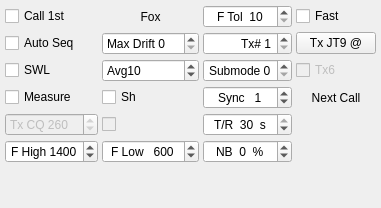
                     <widget class="QWidget" name="tab_9">
                      <attribute name="title">
                       <string>3</string>
                      </attribute>
                      <layout class="QGridLayout" name="gridLayout_7">
                       <property name="leftMargin">
                        <number>5</number>
                       </property>
                       <property name="topMargin">
                        <number>5</number>
                       </property>
                       <property name="rightMargin">
                        <number>5</number>
                       </property>
                       <property name="bottomMargin">
                        <number>5</number>
                       </property>
                       <property name="spacing">
                        <number>5</number>
                       </property>
                       <item row="1" column="0">
                        <spacer name="verticalSpacer_6">
                         <property name="orientation">
                          <enum>Qt::Vertical</enum>
                         </property>
                         <property name="sizeHint" stdset="0">
                          <size>
                           <width>20</width>
                           <height>40</height>
                          </size>
                         </property>
                        </spacer>
                       </item>
                       <item row="0" column="0">
                        <layout class="QGridLayout" name="gridLayout_3">
                         <property name="spacing">
                          <number>4</number>
                         </property>
                         <item row="5" column="0">
                          <widget class="QCheckBox" name="cbAutoSeq">
                           <property name="toolTip">
                            <string>&lt;html&gt;&lt;head/&gt;&lt;body&gt;&lt;p&gt;Check to enable automatic sequencing of Tx messages based on received messages.&lt;/p&gt;&lt;/body&gt;&lt;/html&gt;</string>
                           </property>
                           <property name="text">
                            <string>Auto Seq</string>
                           </property>
                          </widget>
                         </item>
                         <item row="6" column="3">
                          <widget class="QCheckBox" name="cbTx6">
                           <property name="enabled">
                            <bool>false</bool>
                           </property>
                           <property name="toolTip">
                            <string>Check to generate &quot;@1250  (SEND MSGS)&quot; in Tx6.</string>
                           </property>
                           <property name="text">
                            <string>Tx6</string>
                           </property>
                          </widget>
                         </item>
                         <item row="4" column="0">
                          <widget class="QCheckBox" name="cbFirst">
                           <property name="toolTip">
                            <string>&lt;html&gt;&lt;head/&gt;&lt;body&gt;&lt;p&gt;Check to call the first decoded responder to my CQ.&lt;/p&gt;&lt;/body&gt;&lt;/html&gt;</string>
                           </property>
                           <property name="text">
                            <string>Call 1st</string>
                           </property>
                          </widget>
                         </item>
                         <item row="8" column="0">
                          <widget class="QSpinBox" name="sbCQTxFreq">
                           <property name="enabled">
                            <bool>false</bool>
                           </property>
                           <property name="toolTip">
                            <string>&lt;html&gt;&lt;head/&gt;&lt;body&gt;&lt;p&gt;Frequency to call CQ on in kHz above the current MHz&lt;/p&gt;&lt;/body&gt;&lt;/html&gt;</string>
                           </property>
                           <property name="prefix">
                            <string>Tx CQ </string>
                           </property>
                           <property name="minimum">
                            <number>1</number>
                           </property>
                           <property name="maximum">
                            <number>999</number>
                           </property>
                           <property name="value">
                            <number>260</number>
                           </property>
                          </widget>
                         </item>
                         <item row="8" column="2">
                          <widget class="RestrictedSpinBox" name="sbTR">
                           <property name="toolTip">
                            <string>&lt;html&gt;&lt;head/&gt;&lt;body&gt;&lt;p&gt;Tx/Rx or Frequency calibration sequence length&lt;/p&gt;&lt;/body&gt;&lt;/html&gt;</string>
                           </property>
                           <property name="alignment">
                            <set>Qt::AlignCenter</set>
                           </property>
                           <property name="suffix">
                            <string>  s</string>
                           </property>
                           <property name="prefix">
                            <string>T/R  </string>
                           </property>
                           <property name="minimum">
                            <number>5</number>
                           </property>
                           <property name="maximum">
                            <number>30</number>
                           </property>
                           <property name="value">
                            <number>30</number>
                           </property>
                          </widget>
                         </item>
                         <item row="9" column="1">
                          <widget class="QSpinBox" name="sbF_Low">
                           <property name="alignment">
                            <set>Qt::AlignCenter</set>
                           </property>
                           <property name="prefix">
                            <string>F Low   </string>
                           </property>
                           <property name="minimum">
                            <number>100</number>
                           </property>
                           <property name="maximum">
                            <number>5000</number>
                           </property>
                           <property name="singleStep">
                            <number>50</number>
                           </property>
                           <property name="value">
                            <number>600</number>
                           </property>
                          </widget>
                         </item>
                         <item row="7" column="2">
                          <widget class="QSpinBox" name="syncSpinBox">
                           <property name="toolTip">
                            <string>&lt;html&gt;&lt;head/&gt;&lt;body&gt;&lt;p&gt;Synchronizing threshold.  Lower numbers accept weaker sync signals.&lt;/p&gt;&lt;/body&gt;&lt;/html&gt;</string>
                           </property>
                           <property name="alignment">
                            <set>Qt::AlignCenter</set>
                           </property>
                           <property name="prefix">
                            <string>Sync   </string>
                           </property>
                           <property name="minimum">
                            <number>-1</number>
                           </property>
                           <property name="maximum">
                            <number>10</number>
                           </property>
                           <property name="value">
                            <number>1</number>
                           </property>
                          </widget>
                         </item>
                         <item row="5" column="3">
                          <widget class="QPushButton" name="pbTxMode">
                           <property name="enabled">
                            <bool>true</bool>
                           </property>
                           <property name="sizePolicy">
                            <sizepolicy hsizetype="Maximum" vsizetype="Fixed">
                             <horstretch>0</horstretch>
                             <verstretch>0</verstretch>
                            </sizepolicy>
                           </property>
                           <property name="toolTip">
                            <string>Toggle Tx mode</string>
                           </property>
                           <property name="text">
                            <string>Tx JT9 @</string>
                           </property>
                          </widget>
                         </item>
                         <item row="5" column="2">
                          <widget class="QSpinBox" name="sbSerialNumber">
                           <property name="alignment">
                            <set>Qt::AlignRight|Qt::AlignTrailing|Qt::AlignVCenter</set>
                           </property>
                           <property name="prefix">
                            <string>Tx# </string>
                           </property>
                           <property name="minimum">
                            <number>1</number>
                           </property>
                           <property name="maximum">
                            <number>4095</number>
                           </property>
                          </widget>
                         </item>
                         <item row="4" column="2">
                          <widget class="HintedSpinBox" name="sbFtol">
                           <property name="toolTip">
                            <string>Frequency tolerance (Hz)</string>
                           </property>
                           <property name="alignment">
                            <set>Qt::AlignCenter</set>
                           </property>
                           <property name="prefix">
                            <string>F Tol  </string>
                           </property>
                           <property name="minimum">
                            <number>10</number>
                           </property>
                           <property name="maximum">
                            <number>1000</number>
                           </property>
                           <property name="value">
                            <number>10</number>
                           </property>
                          </widget>
                         </item>
                         <item row="9" column="2">
                          <widget class="QSpinBox" name="sbNB">
                           <property name="alignment">
                            <set>Qt::AlignCenter</set>
                           </property>
                           <property name="suffix">
                            <string>  %</string>
                           </property>
                           <property name="prefix">
                            <string>NB  </string>
                           </property>
                           <property name="minimum">
                            <number>-2</number>
                           </property>
                           <property name="maximum">
                            <number>25</number>
                           </property>
                          </widget>
                         </item>
                         <item row="4" column="3">
                          <widget class="QCheckBox" name="cbFast9">
                           <property name="toolTip">
                            <string>&lt;html&gt;&lt;head/&gt;&lt;body&gt;&lt;p&gt;Check to enable JT9 fast modes&lt;/p&gt;&lt;/body&gt;&lt;/html&gt;</string>
                           </property>
                           <property name="text">
                            <string>Fast</string>
                           </property>
                          </widget>
                         </item>
                         <item row="7" column="3">
                          <widget class="QLabel" name="labNextCall">
                           <property name="toolTip">
                            <string>&lt;html&gt;&lt;head/&gt;&lt;body&gt;&lt;p&gt;Double-click on another caller to queue that call for your next QSO.&lt;/p&gt;&lt;/body&gt;&lt;/html&gt;</string>
                           </property>
                           <property name="text">
                            <string>Next Call</string>
                           </property>
                           <property name="alignment">
                            <set>Qt::AlignCenter</set>
                           </property>
                          </widget>
                         </item>
                         <item row="6" column="2">
                          <widget class="LettersSpinBox" name="sbSubmode">
                           <property name="toolTip">
                            <string>&lt;html&gt;&lt;head/&gt;&lt;body&gt;&lt;p&gt;Submode determines tone spacing; A is narrowest.&lt;/p&gt;&lt;/body&gt;&lt;/html&gt;</string>
                           </property>
                           <property name="alignment">
                            <set>Qt::AlignCenter</set>
                           </property>
                           <property name="prefix">
                            <string>Submode </string>
                           </property>
                           <property name="minimum">
                            <number>0</number>
                           </property>
                           <property name="maximum">
                            <number>7</number>
                           </property>
                          </widget>
                         </item>
                         <item row="7" column="1">
                          <widget class="QCheckBox" name="cbShMsgs">
                           <property name="toolTip">
                            <string>&lt;html&gt;&lt;head/&gt;&lt;body&gt;&lt;p&gt;Check to use short-format messages.&lt;/p&gt;&lt;/body&gt;&lt;/html&gt;</string>
                           </property>
                           <property name="text">
                            <string>Sh</string>
                           </property>
                          </widget>
                         </item>
                         <item row="6" column="0">
                          <widget class="QCheckBox" name="cbSWL">
                           <property name="toolTip">
                            <string>&lt;html&gt;&lt;head/&gt;&lt;body&gt;&lt;p&gt;Check to monitor Sh messages.&lt;/p&gt;&lt;/body&gt;&lt;/html&gt;</string>
                           </property>
                           <property name="text">
                            <string>SWL</string>
                           </property>
                          </widget>
                         </item>
                         <item row="9" column="0">
                          <widget class="QSpinBox" name="sbF_High">
                           <property name="alignment">
                            <set>Qt::AlignCenter</set>
                           </property>
                           <property name="suffix">
                            <string/>
                           </property>
                           <property name="prefix">
                            <string>F High </string>
                           </property>
                           <property name="minimum">
                            <number>100</number>
                           </property>
                           <property name="maximum">
                            <number>5000</number>
                           </property>
                           <property name="singleStep">
                            <number>50</number>
                           </property>
                           <property name="value">
                            <number>1400</number>
                           </property>
                          </widget>
                         </item>
                         <item row="7" column="0">
                          <widget class="QCheckBox" name="measure_check_box">
                           <property name="toolTip">
                            <string>&lt;html&gt;&lt;head/&gt;&lt;body&gt;&lt;p&gt;Check this to start recording calibration data.&lt;br/&gt;While measuring calibration correction is disabled.&lt;br/&gt;When not checked you can view the calibration results.&lt;/p&gt;&lt;/body&gt;&lt;/html&gt;</string>
                           </property>
                           <property name="text">
                            <string>Measure</string>
                           </property>
                          </widget>
                         </item>
                         <item row="4" column="1">
                          <widget class="QLabel" name="labDXped">
                           <property name="sizePolicy">
                            <sizepolicy hsizetype="Minimum" vsizetype="Preferred">
                             <horstretch>0</horstretch>
                             <verstretch>0</verstretch>
                            </sizepolicy>
                           </property>
                           <property name="maximumSize">
                            <size>
                             <width>100</width>
                             <height>16777215</height>
                            </size>
                           </property>
                           <property name="text">
                            <string>Fox</string>
                           </property>
                           <property name="alignment">
                            <set>Qt::AlignCenter</set>
                           </property>
                           <property name="margin">
                            <number>4</number>
                           </property>
                          </widget>
                         </item>
                         <item row="8" column="1">
                          <widget class="QCheckBox" name="cbCQTx">
                           <property name="enabled">
                            <bool>false</bool>
                           </property>
                           <property name="toolTip">
                            <string>&lt;html&gt;&lt;head/&gt;&lt;body&gt;&lt;p&gt;Check this to call CQ on the &amp;quot;Tx CQ&amp;quot; frequency. Rx will be on the current frequency and the CQ message wiill include the current Rx frequency so callers know which frequency to reply on.&lt;/p&gt;&lt;p&gt;Not available to nonstandard callsign holders.&lt;/p&gt;&lt;/body&gt;&lt;/html&gt;</string>
                           </property>
                           <property name="text">
                            <string/>
                           </property>
                          </widget>
                         </item>
                         <item row="5" column="1">
                          <widget class="QSpinBox" name="sbMaxDrift">
                           <property name="prefix">
                            <string>Max Drift </string>
                           </property>
                           <property name="maximum">
                            <number>50</number>
                           </property>
                           <property name="singleStep">
                            <number>5</number>
                           </property>
                          </widget>
                         </item>
                         <item row="6" column="1">
                          <widget class="QSpinBox" name="sbEchoAvg">
                           <property name="prefix">
                            <string>Avg</string>
                           </property>
                           <property name="value">
                            <number>10</number>
                           </property>
                          </widget>
                         </item>
                        </layout>
                       </item>
                      </layout>
                     </widget>
